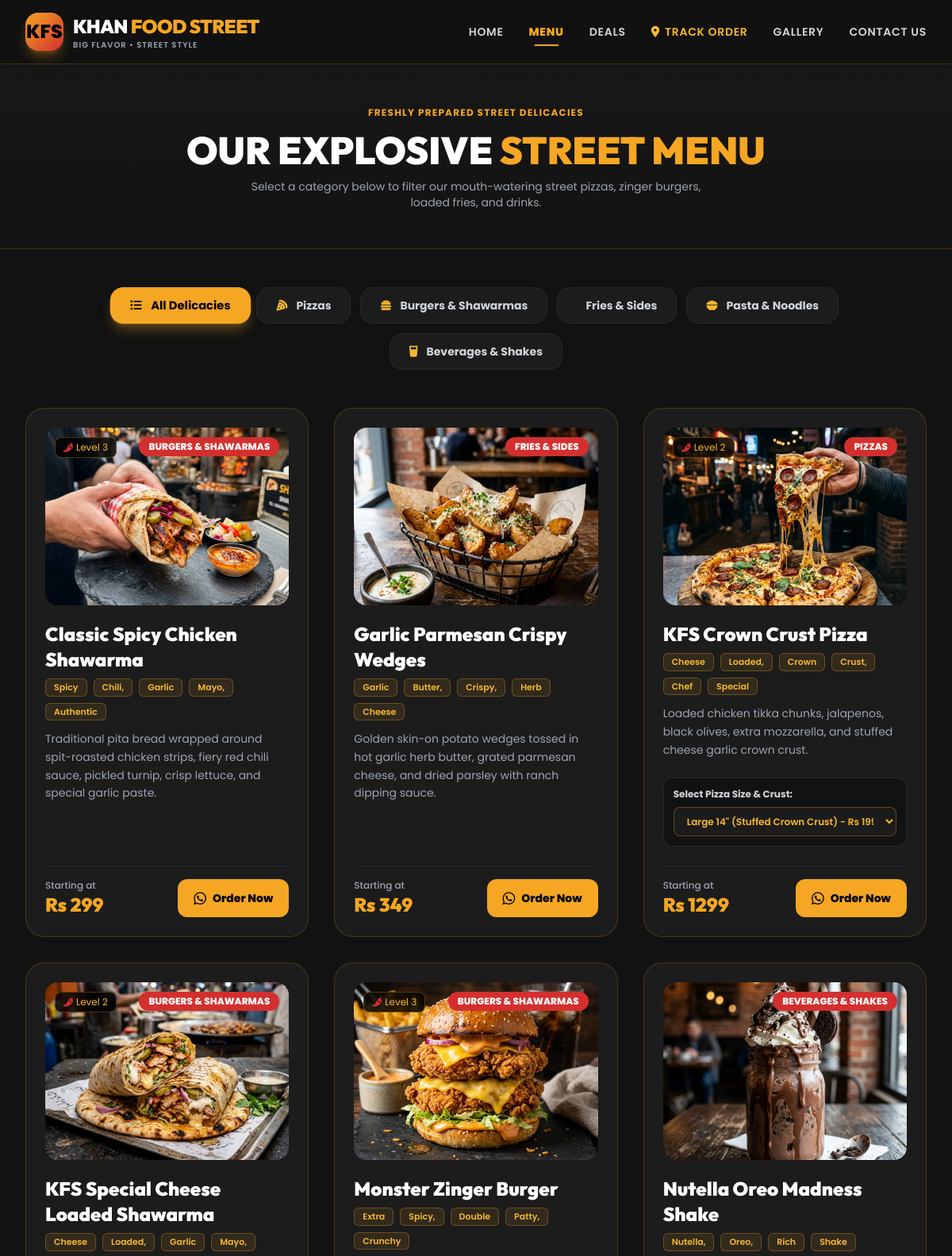
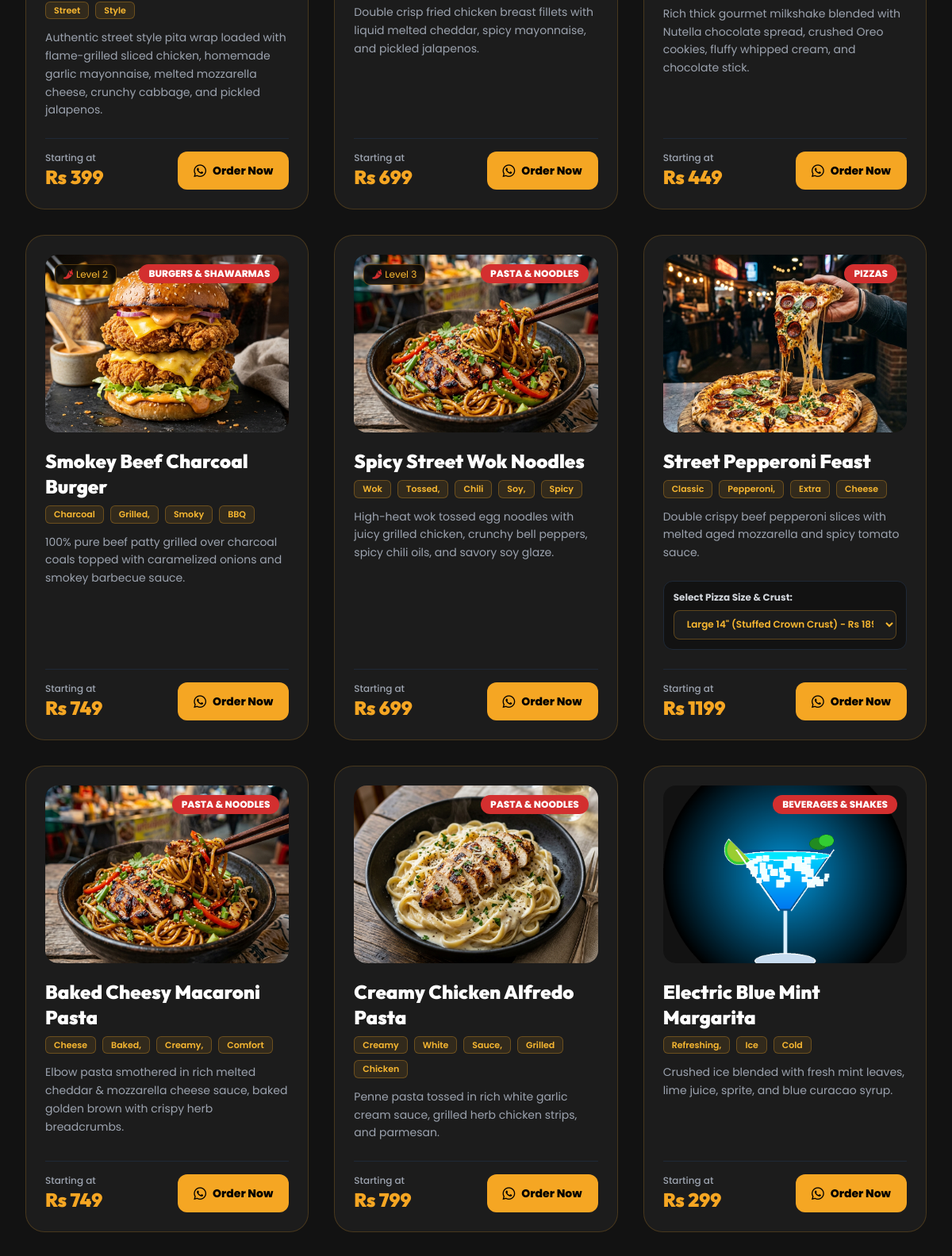
The app's page /menu/ (upper part) with its own data (2 pictures, top to bottom).
### core/models.py (models this page shows, shortened)
class Category(models.Model):
    name = models.CharField(max_length=100)
    slug = models.SlugField(unique=True, blank=True)
    icon = models.CharField(max_length=50, default="fa-utensils", help_text="FontAwesome or Lucide icon class e.g. fa-pizza-slice, fa-burger, fa-cocktail")
    description = models.TextField(blank=True, null=True)
    order = models.IntegerField(default=0)
    class Meta:
        verbose_name_plural = "Categories"
        ordering = ['order', 'name']

class Product(models.Model):
    category = models.ForeignKey(Category, on_delete=models.CASCADE, related_name="products")
    name = models.CharField(max_length=150)
    slug = models.SlugField(unique=True, blank=True)
    description = models.TextField()
    image = models.ImageField(upload_to="products/", blank=True, null=True)
    price = models.DecimalField(max_digits=8, decimal_places=2)
    is_available = models.BooleanField(default=True)
    is_featured = models.BooleanField(default=False)
    spicy_level = models.IntegerField(default=1, choices=[(1, 'Mild'), (2, 'Medium'), (3, 'Hot'), (4, 'Extra Hot')])
    flavor_tags = models.CharField(max_length=200, default="Street Style, Chef Special", help_text="Comma-separated flavor tags e.g. Spicy, Cheese Loaded, Crunchy")
    has_size_options = models.BooleanField(default=False, help_text="Enable Small / Medium / Large & Crust options for Pizzas")
    class Meta:
        ordering = ['-is_featured', 'name']

### core/views.py (the view)
# urls.py: path('menu/', views.menu_view, name='menu'),
def menu_view(request):
    categories = Category.objects.prefetch_related('products').all()
    selected_category = request.GET.get('category', 'all')
    if selected_category != 'all':
        products = Product.objects.filter(category__slug=selected_category, is_available=True)
    else:
        products = Product.objects.filter(is_available=True)
    context = {
        'categories': categories,
        'products': products,
        'selected_category': selected_category,
        'whatsapp_number': '923442041131',
    }
    return render(request, 'core/menu.html', context)

### core/templates/core/menu.html (shortened to what this page needs)
{% extends 'core/base.html' %}
{% load static %}
{% block content %}
<section class="py-12 bg-gradient-to-b from-[#181818] to-[#121212] border-b border-amber-500/20">
  <div class="max-w-7xl mx-auto px-4 sm:px-6 lg:px-8 text-center space-y-3">
    <span class="text-amber-500 font-bold uppercase tracking-widest text-xs">Freshly Prepared Street Delicacies</span>
    <h1 class="font-heading text-4xl sm:text-5xl font-black text-white">OUR EXPLOSIVE <span class="text-amber-500">STREET MENU</span></h1>
    <p class="text-gray-400 text-sm max-w-xl mx-auto">Select a category below to filter our mouth-watering street pizzas, zinger burgers, loaded fries, and drinks.</p>
  </div>
</section>
<section class="py-12 max-w-7xl mx-auto px-4 sm:px-6 lg:px-8">
  <div class="flex flex-wrap items-center justify-center gap-3 mb-12">
    <a href="{% url 'menu' %}?category=all"
       class="px-6 py-3 rounded-2xl font-bold text-sm transition-all {% if selected_category == 'all' %}bg-amber-500 text-black shadow-lg shadow-amber-500/30 scale-105{% else %}bg-[#1c1c1c] text-gray-300 hover:bg-gray-800 border border-gray-800{% endif %}">
      <i class="fa-solid fa-list-ul mr-2"></i> All Delicacies
    </a>
    {% for cat in categories %}
    <a href="{% url 'menu' %}?category={{ cat.slug }}"
       class="px-6 py-3 rounded-2xl font-bold text-sm transition-all {% if selected_category == cat.slug %}bg-amber-500 text-black shadow-lg shadow-amber-500/30 scale-105{% else %}bg-[#1c1c1c] text-gray-300 hover:bg-gray-800 border border-gray-800{% endif %}">
      <i class="fa-solid {{ cat.icon }} mr-2 text-amber-400"></i> {{ cat.name }}
    </a>
    {% endfor %}
  </div>
  <div class="grid grid-cols-1 md:grid-cols-2 lg:grid-cols-3 gap-8">
    {% for product in products %}
    <div class="tilt-card bg-[#1c1c1c] border border-amber-500/20 rounded-3xl overflow-hidden p-6 flex flex-col justify-between glow-amber-hover">
      <div>
        <div class="relative h-56 rounded-2xl overflow-hidden mb-5">
          {% if product.image %}
            <img src="{{ product.image.url }}" alt="{{ product.name }}" class="w-full h-full object-cover" />
          {% else %}
            <img src="{% static 'images/floating/pizza.svg' %}" alt="{{ product.name }}" class="w-full h-full object-cover" />
          {% endif %}
          <div class="absolute top-3 right-3 bg-streetRed text-white font-extrabold text-xs px-3 py-1 rounded-full uppercase">
            {{ product.category.name }}
          </div>
          {% if product.spicy_level > 1 %}
          <div class="absolute top-3 left-3 bg-black/80 backdrop-blur-md text-amber-400 text-xs px-2.5 py-1 rounded-lg border border-amber-500/30 flex items-center gap-1">
            <i class="fa-solid fa-pepper-hot text-streetRed"></i>
            <span>Level {{ product.spicy_level }}</span>
          </div>
          {% endif %}
        </div>
        <h3 class="font-heading text-2xl font-black text-white mb-2">{{ product.name }}</h3>
        <div class="flex flex-wrap gap-2 mb-3">
          {% for tag in product.flavor_tags.split %}
          <span class="text-[11px] bg-amber-500/10 text-amber-400 border border-amber-500/30 px-2.5 py-0.5 rounded-md font-semibold">
            {{ tag }}
          </span>
          {% endfor %}
        </div>
        <p class="text-sm text-gray-400 leading-relaxed mb-6">{{ product.description }}</p>
        {% if product.has_size_options %}
        <div class="bg-[#121212] p-3 rounded-xl mb-6 border border-gray-800 space-y-2">
          <label class="text-xs font-bold text-gray-300 block">Select Pizza Size & Crust:</label>
          <select id="size-{{ product.id }}" class="w-full bg-[#1c1c1c] text-amber-400 border border-amber-500/30 rounded-lg px-3 py-2 text-xs font-semibold focus:outline-none">
            <option value="Large" selected>Large 14" (Stuffed Crown Crust) - Rs {{ product.price|add:700|floatformat:0 }}</option>
          </select>
        </div>
        {% endif %}
      </div>
      <div class="pt-4 border-t border-gray-800 flex items-center justify-between">
        <div>
          <span class="text-xs text-gray-400 block font-medium">Starting at</span>
          <span class="font-heading text-2xl font-black text-amber-500">Rs {{ product.price|floatformat:0 }}</span>
        </div>
        <button onclick="orderOnWhatsApp('{{ product.name }}', '{{ product.price|floatformat:0 }}')"
                class="px-5 py-2.5 bg-amber-500 hover:bg-amber-600 text-black font-extrabold rounded-xl transition-all text-sm flex items-center gap-2">
          <i class="fa-brands fa-whatsapp text-lg"></i> Order Now
        </button>
      </div>
    </div>
    {% empty %}
    <div class="col-span-3 text-center py-12 text-gray-400">
      <i class="fa-solid fa-utensils text-5xl mb-4 text-gray-600"></i>
      <p class="text-lg">No food items found in this category.</p>
    </div>
    {% endfor %}
  </div>
</section>
{% endblock %}

### static/css/custom.css (style rules this page uses)
:root { --bg-dark-matte: #121212; --bg-dark-card: #1c1c1c; --bg-dark-hover: #262626; --amber-gold: #F5A623; --vibrant-red: #D32F2F; --crisp-white: #FFFFFF; }
body { font-family: 'Poppins', sans-serif; background-color: var(--bg-dark-matte); color: #E0E0E0; overflow-x: hidden; }
h1, h2, h3, h4, h5, h6, .font-heading { font-family: 'Outfit', sans-serif; }
.glow-amber-hover { transition: all 0.3s cubic-bezier(0.34, 1.56, 0.64, 1); }

### records on screen
Category: name "Pizzas"
Category: name "Burgers & Shawarmas"
Category: name "Fries & Sides"
Category: name "Pasta & Noodles"
Category: name "Beverages & Shakes"
Product: image (picture), category.name "BURGERS & SHAWARMAS", spicy_level "3", name "Classic Spicy Chicken Shawarma", split "Spicy" "Chili," "Garlic" "Mayo," "Authentic", description "Traditional pita bread wrapped around spit-roasted chicken strips, fiery red chili sauce, pickled turnip, crisp lettuce, and special garlic paste.", price "299"
Product: image (picture), category.name "FRIES & SIDES", name "Garlic Parmesan Crispy Wedges", split "Garlic" "Butter," "Crispy," "Herb" "Cheese", description "Golden skin-on potato wedges tossed in hot garlic herb butter, grated parmesan cheese, and dried parsley with ranch dipping sauce.", price "349"
Product: image (picture), category.name "PIZZAS", spicy_level "2", name "KFS Crown Crust Pizza", split "Cheese" "Loaded," "Crown" "Crust," "Chef" "Special", description "Loaded chicken tikka chunks, jalapenos, black olives, extra mozzarella, and stuffed cheese garlic crown crust.", id "Large 14\" (Stuffed Crown Crust) - Rs 1999", price "1299"
Product: image (picture), category.name "BURGERS & SHAWARMAS", spicy_level "2", name "KFS Special Cheese Loaded Shawarma", split "Cheese" "Loaded," "Garlic" "Mayo," "Street" "Style", description "Authentic street style pita wrap loaded with flame-grilled sliced chicken, homemade garlic mayonnaise, melted mozzarella cheese, crunchy cabbage, and pickled jalapenos.", price "399"
Product: image (picture), category.name "BURGERS & SHAWARMAS", spicy_level "3", name "Monster Zinger Burger", split "Extra" "Spicy," "Double" "Patty," "Crunchy", description "Double crisp fried chicken breast fillets with liquid melted cheddar, spicy mayonnaise, and pickled jalapenos.", price "699"
Product: image (picture), category.name "BEVERAGES & SHAKES", name "Nutella Oreo Madness Shake", split "Nutella," "Oreo," "Rich" "Shake", description "Rich thick gourmet milkshake blended with Nutella chocolate spread, crushed Oreo cookies, fluffy whipped cream, and chocolate stick.", price "449"
Product: image (picture), category.name "BURGERS & SHAWARMAS", spicy_level "2", name "Smokey Beef Charcoal Burger", split "Charcoal" "Grilled," "Smoky" "BBQ", description "100% pure beef patty grilled over charcoal coals topped with caramelized onions and smokey barbecue sauce.", price "749"
Product: image (picture), category.name "PASTA & NOODLES", spicy_level "3", name "Spicy Street Wok Noodles", split "Wok" "Tossed," "Chili" "Soy," "Spicy", description "High-heat wok tossed egg noodles with juicy grilled chicken, crunchy bell peppers, spicy chili oils, and savory soy glaze.", price "699"
Product: image (picture), category.name "PIZZAS", name "Street Pepperoni Feast", split "Classic" "Pepperoni," "Extra" "Cheese", description "Double crispy beef pepperoni slices with melted aged mozzarella and spicy tomato sauce.", id "Large 14\" (Stuffed Crown Crust) - Rs 1899", price "1199"
Product: image (picture), category.name "PASTA & NOODLES", name "Baked Cheesy Macaroni Pasta", split "Cheese" "Baked," "Creamy," "Comfort", description "Elbow pasta smothered in rich melted cheddar & mozzarella cheese sauce, baked golden brown with crispy herb breadcrumbs.", price "749"
Product: image (picture), category.name "PASTA & NOODLES", name "Creamy Chicken Alfredo Pasta", split "Creamy" "White" "Sauce," "Grilled" "Chicken", description "Penne pasta tossed in rich white garlic cream sauce, grilled herb chicken strips, and parmesan.", price "799"
Product: image (picture), category.name "BEVERAGES & SHAKES", name "Electric Blue Mint Margarita", split "Refreshing," "Ice" "Cold", description "Crushed ice blended with fresh mint leaves, lime juice, sprite, and blue curacao syrup.", price "299"
